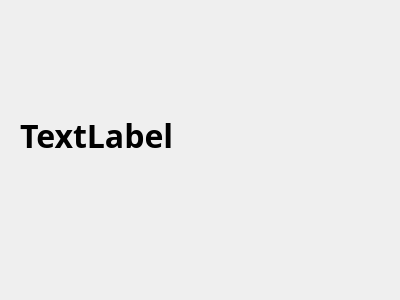
<?xml version="1.0" encoding="UTF-8"?>
<ui version="4.0">
 <class>Dialog</class>
 <widget class="QDialog" name="Dialog">
  <property name="geometry">
   <rect>
    <x>0</x>
    <y>0</y>
    <width>400</width>
    <height>300</height>
   </rect>
  </property>
  <property name="windowTitle">
   <string>Dialog</string>
  </property>
  <widget class="QLabel" name="label">
   <property name="geometry">
    <rect>
     <x>20</x>
     <y>80</y>
     <width>341</width>
     <height>111</height>
    </rect>
   </property>
   <property name="font">
    <font>
     <family>맑은 고딕</family>
     <pointsize>24</pointsize>
     <weight>75</weight>
     <bold>true</bold>
    </font>
   </property>
   <property name="text">
    <string>TextLabel</string>
   </property>
  </widget>
 </widget>
 <resources/>
 <connections/>
</ui>
